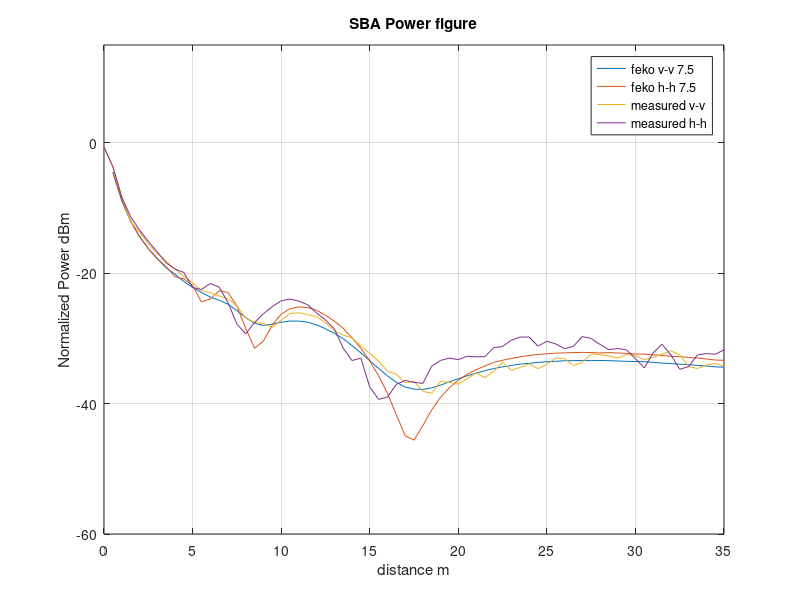

Recreate this plot in MATLAB.
clear
clc

% measured data v-v
measured_data_v_feko = [
    5.00E+02	-4.515483365E+00	-4.521893604E+00	-4.519015982E+00
    1.00E+03	-8.886960329E+00	-8.853135996E+00	-8.855978312E+00
    1.50E+03	-1.208165994E+01	-1.202484534E+01	-1.203479956E+01
    2.00E+03	-1.433163578E+01	-1.434183782E+01	-1.433621885E+01
    2.50E+03	-1.624705667E+01	-1.623603392E+01	-1.623130596E+01
    3.00E+03	-1.765457818E+01	-1.773145006E+01	-1.772259538E+01
    3.50E+03	-1.930610118E+01	-1.912952592E+01	-1.916373674E+01
    4.00E+03	-1.970457390E+01	-2.018495661E+01	-2.013208533E+01
    4.50E+03	-2.210785931E+01	-2.117423217E+01	-2.126322291E+01
    5.00E+03	-2.210137084E+01	-2.216408502E+01	-2.217124029E+01
    5.50E+03	-2.115806846E+01	-2.315594609E+01	-2.294424064E+01
    6.00E+03	-2.311348915E+01	-2.367613543E+01	-2.365999638E+01
    6.50E+03	-2.749267061E+01	-2.387909192E+01	-2.415088655E+01
    7.00E+03	-2.785153642E+01	-2.448740126E+01	-2.475586181E+01
    7.50E+03	-2.471441142E+01	-2.570439675E+01	-2.573267330E+01
    8.00E+03	-2.311523719E+01	-2.716484267E+01	-2.682406214E+01
    8.50E+03	-2.291826914E+01	-2.815074549E+01	-2.768400839E+01
    9.00E+03	-2.371720550E+01	-2.833157675E+01	-2.800975938E+01
    9.50E+03	-2.537497356E+01	-2.785340646E+01	-2.781173874E+01
    1.00E+04	-2.792875728E+01	-2.730634161E+01	-2.752252777E+01
    1.05E+04	-3.162394291E+01	-2.696771372E+01	-2.733223995E+01
    1.10E+04	-3.689862595E+01	-2.692004399E+01	-2.734585031E+01
    1.15E+04	-4.046604571E+01	-2.706974417E+01	-2.751230414E+01
    1.20E+04	-3.622218121E+01	-2.749742761E+01	-2.792535015E+01
    1.25E+04	-3.273732771E+01	-2.813297202E+01	-2.851797131E+01
    1.30E+04	-3.050900214E+01	-2.890212842E+01	-2.921758708E+01
    1.35E+04	-2.906204637E+01	-2.979053163E+01	-3.003535451E+01
    1.40E+04	-2.819715640E+01	-3.098077130E+01	-3.110685649E+01
    1.45E+04	-2.762017377E+01	-3.223427855E+01	-3.222318852E+01
    1.50E+04	-2.728138050E+01	-3.359386623E+01	-3.340701323E+01
    1.55E+04	-2.710271107E+01	-3.502380199E+01	-3.461210552E+01
    1.60E+04	-2.703418615E+01	-3.637876369E+01	-3.573070205E+01
    1.65E+04	-2.710715444E+01	-3.761382016E+01	-3.673185718E+01
    1.70E+04	-2.727165623E+01	-3.845004098E+01	-3.747273113E+01
    1.75E+04	-2.746719606E+01	-3.880680698E+01	-3.778826607E+01
    1.80E+04	-2.776229848E+01	-3.870351137E+01	-3.783402008E+01
    1.85E+04	-2.809722870E+01	-3.822284468E+01	-3.757481103E+01
    1.90E+04	-2.848699819E+01	-3.760680436E+01	-3.717329615E+01
    1.95E+04	-2.887910258E+01	-3.690242767E+01	-3.665337702E+01
    2.00E+04	-2.933788077E+01	-3.629731510E+01	-3.618382456E+01
    2.05E+04	-2.982151343E+01	-3.574064598E+01	-3.573301676E+01
    2.10E+04	-3.035200610E+01	-3.527787124E+01	-3.534702534E+01
    2.15E+04	-3.089727606E+01	-3.481886437E+01	-3.493835119E+01
    2.20E+04	-3.138380716E+01	-3.440981632E+01	-3.462307410E+01
    2.25E+04	-3.201576951E+01	-3.417186907E+01	-3.436705016E+01
    2.30E+04	-3.262982551E+01	-3.393686659E+01	-3.414916260E+01
    2.35E+04	-3.327152457E+01	-3.369414844E+01	-3.393209892E+01
    2.40E+04	-3.392259032E+01	-3.358418242E+01	-3.382262225E+01
    2.45E+04	-3.457703248E+01	-3.341963496E+01	-3.367286533E+01
    2.50E+04	-3.529224178E+01	-3.332383990E+01	-3.357926216E+01
    2.55E+04	-3.602379920E+01	-3.324351728E+01	-3.351596639E+01
    2.60E+04	-3.674815637E+01	-3.315960184E+01	-3.342655488E+01
    2.65E+04	-3.755077637E+01	-3.313608830E+01	-3.340484958E+01
    2.70E+04	-3.837684439E+01	-3.311999103E+01	-3.339081005E+01
    2.75E+04	-3.925816501E+01	-3.314592714E+01	-3.341398937E+01
    2.80E+04	-4.016599323E+01	-3.311266059E+01	-3.338055337E+01
    2.85E+04	-4.109491671E+01	-3.315245523E+01	-3.341770410E+01
    2.90E+04	-4.211421821E+01	-3.319801781E+01	-3.346274200E+01
    2.95E+04	-4.321177582E+01	-3.325825049E+01	-3.351885261E+01
    3.00E+04	-4.439371543E+01	-3.328395530E+01	-3.353927018E+01
    3.05E+04	-4.558207562E+01	-3.330349121E+01	-3.356689833E+01
    3.10E+04	-4.705038415E+01	-3.343046365E+01	-3.368542994E+01
    3.15E+04	-4.864659496E+01	-3.352714843E+01	-3.377729808E+01
    3.20E+04	-5.046160545E+01	-3.361831519E+01	-3.386504566E+01
    3.25E+04	-5.262627523E+01	-3.372376575E+01	-3.395970984E+01
    3.30E+04	-5.528405288E+01	-3.377229885E+01	-3.401932961E+01
    3.35E+04	-5.888525534E+01	-3.388938009E+01	-3.413528792E+01
    3.40E+04	-6.442828270E+01	-3.396873746E+01	-3.422970582E+01
    3.45E+04	-7.313883909E+01	-3.407512361E+01	-3.435617357E+01
    3.50E+04	-6.562566923E+01	-3.418922322E+01	-3.442078550E+01
    ];

% convert cm into m
distance_v_feko = measured_data_v_feko(:,1)./1000;

power_average_v_feko =  measured_data_v_feko(:,4);


% measured data h_h
measured_data_h_feko  = [
    5.00E+02	-4.538370770E+00	-4.522672878E+00	-4.525282119E+00
    1.00E+03	-8.767015957E+00	-8.777813719E+00	-8.780713326E+00
    1.50E+03	-1.188561555E+01	-1.195200817E+01	-1.193760807E+01
    2.00E+03	-1.443902340E+01	-1.437732079E+01	-1.438733496E+01
    2.50E+03	-1.625589841E+01	-1.622294999E+01	-1.622844943E+01
    3.00E+03	-1.780457603E+01	-1.777172164E+01	-1.777684729E+01
    3.50E+03	-1.892883599E+01	-1.898237191E+01	-1.897050421E+01
    4.00E+03	-2.058977415E+01	-2.049705411E+01	-2.052761459E+01
    4.50E+03	-2.066370569E+01	-2.093850136E+01	-2.088146365E+01
    5.00E+03	-2.172199247E+01	-2.189179266E+01	-2.185433621E+01
    5.50E+03	-2.484728793E+01	-2.426503403E+01	-2.440856698E+01
    6.00E+03	-2.400078262E+01	-2.393602557E+01	-2.395531553E+01
    6.50E+03	-2.221512309E+01	-2.282657106E+01	-2.269483713E+01
    7.00E+03	-2.249794577E+01	-2.307632075E+01	-2.295700860E+01
    7.50E+03	-2.478908177E+01	-2.511043528E+01	-2.503098683E+01
    8.00E+03	-2.877435477E+01	-2.833725607E+01	-2.845662723E+01
    8.50E+03	-3.290245913E+01	-3.112915234E+01	-3.152938953E+01
    9.00E+03	-3.093535207E+01	-3.021008883E+01	-3.040103583E+01
    9.50E+03	-2.780340855E+01	-2.797811685E+01	-2.794077300E+01
    1.00E+04	-2.592906900E+01	-2.641595778E+01	-2.630047955E+01
    1.05E+04	-2.499031585E+01	-2.559506160E+01	-2.544381485E+01
    1.10E+04	-2.466438480E+01	-2.531306420E+01	-2.515907933E+01
    1.15E+04	-2.483017426E+01	-2.543235747E+01	-2.527227645E+01
    1.20E+04	-2.526618821E+01	-2.584705528E+01	-2.569444312E+01
    1.25E+04	-2.596931033E+01	-2.661091611E+01	-2.643991283E+01
    1.30E+04	-2.688267120E+01	-2.754058829E+01	-2.735191166E+01
    1.35E+04	-2.806650932E+01	-2.854974062E+01	-2.843304764E+01
    1.40E+04	-2.958253322E+01	-3.001237841E+01	-2.988881303E+01
    1.45E+04	-3.125750845E+01	-3.160993168E+01	-3.152716480E+01
    1.50E+04	-3.327006878E+01	-3.348975174E+01	-3.344424084E+01
    1.55E+04	-3.561991160E+01	-3.568587781E+01	-3.570175616E+01
    1.60E+04	-3.872478251E+01	-3.828508747E+01	-3.841598622E+01
    1.65E+04	-4.269963827E+01	-4.133381702E+01	-4.169765103E+01
    1.70E+04	-4.771489155E+01	-4.410999153E+01	-4.492316781E+01
    1.75E+04	-4.852596121E+01	-4.473182172E+01	-4.561036112E+01
    1.80E+04	-4.448461854E+01	-4.294275447E+01	-4.337240105E+01
    1.85E+04	-4.127684714E+01	-4.078226710E+01	-4.094810540E+01
    1.90E+04	-3.905596318E+01	-3.898788930E+01	-3.902802795E+01
    1.95E+04	-3.739583934E+01	-3.762681833E+01	-3.755696187E+01
    2.00E+04	-3.625529064E+01	-3.645736858E+01	-3.641182345E+01
    2.05E+04	-3.531817386E+01	-3.556797789E+01	-3.550476100E+01
    2.10E+04	-3.454870460E+01	-3.486544331E+01	-3.479984310E+01
    2.15E+04	-3.392503891E+01	-3.428810523E+01	-3.423121840E+01
    2.20E+04	-3.342442768E+01	-3.378763997E+01	-3.367654881E+01
    2.25E+04	-3.311104563E+01	-3.346379593E+01	-3.335706953E+01
    2.30E+04	-3.281062453E+01	-3.317183042E+01	-3.306832151E+01
    2.35E+04	-3.255919326E+01	-3.290210144E+01	-3.282849724E+01
    2.40E+04	-3.231091551E+01	-3.271554521E+01	-3.260824619E+01
    2.45E+04	-3.223187904E+01	-3.255650809E+01	-3.246058839E+01
    2.50E+04	-3.210103758E+01	-3.244636423E+01	-3.235535825E+01
    2.55E+04	-3.200744702E+01	-3.235863831E+01	-3.226908651E+01
    2.60E+04	-3.191175440E+01	-3.231013942E+01	-3.221786932E+01
    2.65E+04	-3.195309027E+01	-3.225638898E+01	-3.217411411E+01
    2.70E+04	-3.193140026E+01	-3.223109091E+01	-3.214483213E+01
    2.75E+04	-3.192331920E+01	-3.226765599E+01	-3.216968901E+01
    2.80E+04	-3.187337831E+01	-3.229048370E+01	-3.222940905E+01
    2.85E+04	-3.200042596E+01	-3.226948757E+01	-3.218762007E+01
    2.90E+04	-3.203830530E+01	-3.235296242E+01	-3.223337723E+01
    2.95E+04	-3.209266029E+01	-3.239065414E+01	-3.231127879E+01
    3.00E+04	-3.216688500E+01	-3.250626026E+01	-3.238516906E+01
    3.05E+04	-3.223085539E+01	-3.245087626E+01	-3.241848995E+01
    3.10E+04	-3.233742332E+01	-3.261792436E+01	-3.253216717E+01
    3.15E+04	-3.241676746E+01	-3.268406371E+01	-3.260899800E+01
    3.20E+04	-3.250307335E+01	-3.281421560E+01	-3.275203741E+01
    3.25E+04	-3.260059428E+01	-3.288986346E+01	-3.279148165E+01
    3.30E+04	-3.272630037E+01	-3.299037272E+01	-3.291561625E+01
    3.35E+04	-3.283473751E+01	-3.307530066E+01	-3.300818680E+01
    3.40E+04	-3.292258774E+01	-3.322288908E+01	-3.315023590E+01
    3.45E+04	-3.306428068E+01	-3.337869136E+01	-3.331338788E+01
    3.50E+04	-3.320337356E+01	-3.343428879E+01	-3.336277253E+01
    ];

distance_h_feko  = measured_data_h_feko (:,1)./1000;

power_average_h_feko  = measured_data_h_feko(:,4);

figure(1)
plot(distance_v_feko, power_average_v_feko)
title('SBA Power figure')
xlabel('distance m')
ylabel('Normalized Power dBm')
hold on
plot(distance_h_feko , power_average_h_feko )
grid on
hold on


% measured data

% measured data v-v
measured_data_v = [
    0	9.3	9.44
    0.5	6.22	6.32
    1	1.72	1.79
    1.5	-2.16	-2.1
    2	-3.66	-3.57
    2.5	-5.54	-5.47
    3	-6.96	-6.88
    3.5	-8.24	-8.05
    4	-9.42	-9.26
    4.5	-10.54	-10.41
    5	-11.5	-11.4
    5.5	-12.74	-12.58
    6	-13.03	-12.94
    6.5	-13.59	-13.39
    7	-13.97	-13.84
    7.5	-15.1	-14.99
    8	-16.98	-16.74
    8.5	-17.6	-17.53
    9	-17.78	-17.66
    9.5	-18.37	-18.27
    10	-17.26	-17.13
    10.5	-16.24	-16.15
    11	-16.09	-16.04
    11.5	-16.4	-16.3
    12	-16.7	-16.62
    12.5	-17.64	-17.48
    13	-18.92	-18.7
    13.5	-19.6	-19.4
    14	-20.04	-19.82
    14.5	-21.2	-21.09
    15	-22.36	-22.15
    15.5	-23.63	-23.41
    16	-25.19	-24.82
    16.5	-25.62	-25.37
    17	-26.84	-26.76
    17.5	-26.74	-26.44
    18	-28.24	-27.99
    18.5	-28.68	-28.15
    19	-26.7	-26.5
    19.5	-26.84	-26.66
    20	-27.06	-26.94
    20.5	-26.28	-26.09
    21	-25.4	-25.19
    21.5	-26.12	-25.95
    22	-25.14	-24.89
    22.5	-23.81	-23.55
    23	-24.94	-24.84
    23.5	-24.53	-24.35
    24	-23.97	-23.85
    24.5	-24.71	-24.58
    25	-23.98	-23.97
    25.5	-23.08	-22.98
    26	-23.17	-22.96
    26.5	-24.36	-24.02
    27	-23.81	-23.48
    27.5	-22.55	-22.26
    28	-22.6	-22.39
    28.5	-22.8	-22.56
    29	-23.13	-22.93
    29.5	-22.63	-22.29
    30	-22.74	-22.49
    30.5	-23.82	-22.72
    31	-23.01	-22.84
    31.5	-22.5	-22.33
    32	-21.96	-21.83
    32.5	-22.78	-22.32
    33	-24.5	-24.13
    33.5	-24.81	-24.43
    34	-24.2	-23.97
    34.5	-24.04	-23.63
    35	-24.43	-24.04
    35.5	-23.98	-23.88
    36	-23.65	-23.36
    36.5	-23.88	-23.73
    37	-24.44	-24.19
    37.5	-24.41	-24.19
    38	-22.81	-22.94
    38.5	-23.61	-23.33
    39	-24.49	-24.38
    39.5	-24.24	-24.13
    40	-25.05	-24.66
    ];

% convert cm into m
distance_v = measured_data_v(:,1);

power_average_v = (measured_data_v(:,2) + measured_data_v(:,3))./2-10;


% measured data h_h
measured_data_h  = [
    0	9.34	9.36
    0.5	6.34	6.36
    1	1.65	1.71
    1.5	-1.39	-1.25
    2	-3.39	-3.33
    2.5	-5.19	-5.07
    3	-6.78	-6.65
    3.5	-8.43	-8.36
    4	-9.4	-9.31
    4.5	-9.91	-9.85
    5	-12.28	-12.06
    5.5	-12.54	-12.47
    6	-11.6	-11.55
    6.5	-12.17	-12.08
    7	-14.54	-14.47
    7.5	-17.85	-17.74
    8	-19.32	-19.28
    8.5	-17.64	-17.49
    9	-16.28	-16.14
    9.5	-15.15	-15.09
    10	-14.3	-14.16
    10.5	-14.03	-13.9
    11	-14.34	-14.23
    11.5	-14.9	-14.8
    12	-16.13	-16.07
    12.5	-17.22	-17.08
    13	-18.57	-18.48
    13.5	-21.7	-21.25
    14	-23.78	-23.01
    14.5	-23.23	-22.81
    15	-27.53	-27.37
    15.5	-29.58	-29.1
    16	-29.15	-28.88
    16.5	-27.17	-26.94
    17	-26.71	-26.2
    17.5	-26.88	-26.59
    18	-27.03	-26.78
    18.5	-24.43	-24.08
    19	-23.45	-23.3
    19.5	-23.2	-22.85
    20	-23.35	-23.15
    20.5	-22.8	-22.66
    21	-23.03	-22.62
    21.5	-22.89	-22.71
    22	-21.38	-21.45
    22.5	-21.28	-21.21
    23	-20.3	-20.23
    23.5	-19.88	-19.7
    24	-19.97	-19.63
    24.5	-21.3	-21.07
    25	-20.51	-20.37
    25.5	-20.9	-20.79
    26	-21.67	-21.48
    26.5	-21.34	-21.08
    27	-19.79	-19.64
    27.5	-20.05	-19.97
    28	-20.97	-20.89
    28.5	-21.78	-21.67
    29	-21.6	-21.48
    29.5	-21.82	-21.71
    30	-23.14	-23.08
    30.5	-24.58	-24.47
    31	-22.28	-22.16
    31.5	-20.98	-20.82
    32	-22.57	-22.48
    32.5	-24.86	-24.62
    33	-24.24	-24.41
    33.5	-22.75	-22.34
    34	-22.39	-22.25
    34.5	-22.5	-22.37
    35	-21.83	-21.67
    35.5	-21.51	-21.42
    36	-22.16	-22.03
    36.5	-22.88	-22.64
    37	-23.2	-23.11
    37.5	-21.27	-21.17
    38	-20.17	-20.08
    38.5	-20.76	-20.63
    39	-22.1	-22.01
    39.5	-24.47	-24.35
    40	-26.78	-26.65
    40.5	-27.98	-27.7
    ];

distance_h  = measured_data_h (:,1);

power_average_h  = (measured_data_h (:,2)+measured_data_h(:,3))./2-10;

plot(distance_v, power_average_v)
hold on
plot(distance_h , power_average_h )
grid on
legend('feko v-v 7.5','feko h-h 7.5','measured v-v','measured h-h')

axis([0,35,-60,15])